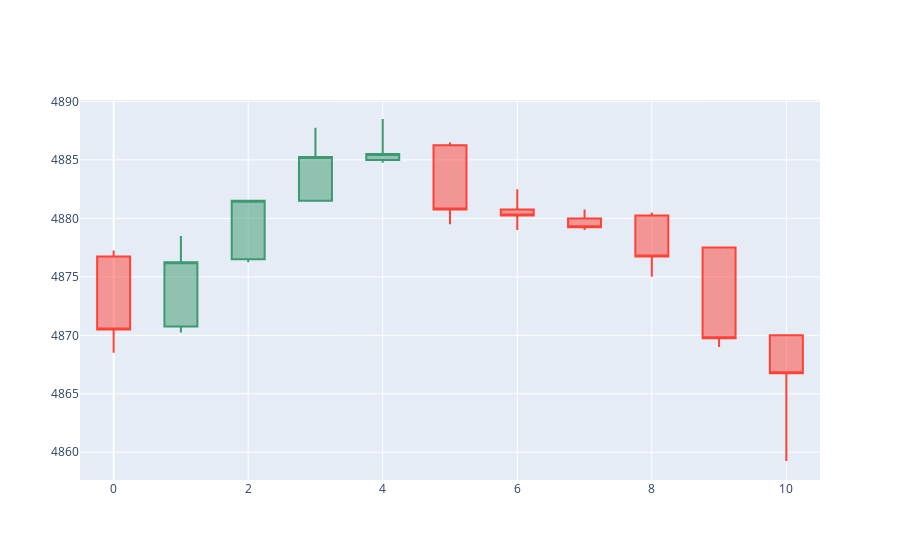

Source (notebook cell):
### Code cell
#plot original and restored candles using plotly
import plotly.graph_objects as go
import plotly.express as px

# original_candles = df[['open', 'high', 'low', 'close']].iloc[:restored_df.shape[0]]

# fig = go.Figure(data=[go.Candlestick(x=original_candles.index,
#                 open=original_candles['open'],
#                 high=original_candles['high'],
#                 low=original_candles['low'],
#                 close=original_candles['close'])])

# fig.update_layout(xaxis_rangeslider_visible=False)
# fig.show()

fig = go.Figure(data=[go.Candlestick(x=restored_df.index,
                open=restored_df['open'],
                high=restored_df['high'],
                low=restored_df['low'],
                close=restored_df['close'])])
fig.update_layout(xaxis_rangeslider_visible=False)
fig.show()

### Figure 1 — Plotly figure (JSON) as saved in the notebook; plotly's stock layout.template omitted (floating-point values rounded to 4 significant figures)
{"data": [{"close": [4870.0, 4876.0, 4882.0, 4885.0, 4886.0, 4881.0, 4880.0, 4879.0, 4877.0, 4870.0, 4867.0], "high": [4877.0, 4878.0, 4882.0, 4888.0, 4888.0, 4886.0, 4882.0, 4881.0, 4880.0, 4878.0, 4870], "low": [4868.0, 4870.0, 4876.0, 4882.0, 4885.0, 4880.0, 4879, 4879, 4875, 4869, 4859.0], "open": [4877.0, 4871.0, 4876.0, 4882.0, 4885, 4886.0, 4881.0, 4880, 4880.0, 4878.0, 4870], "type": "candlestick", "x": [0, 1, 2, 3, 4, 5, 6, 7, 8, 9, 10]}], "layout": {"xaxis": {"rangeslider": {"visible": false}}}}
